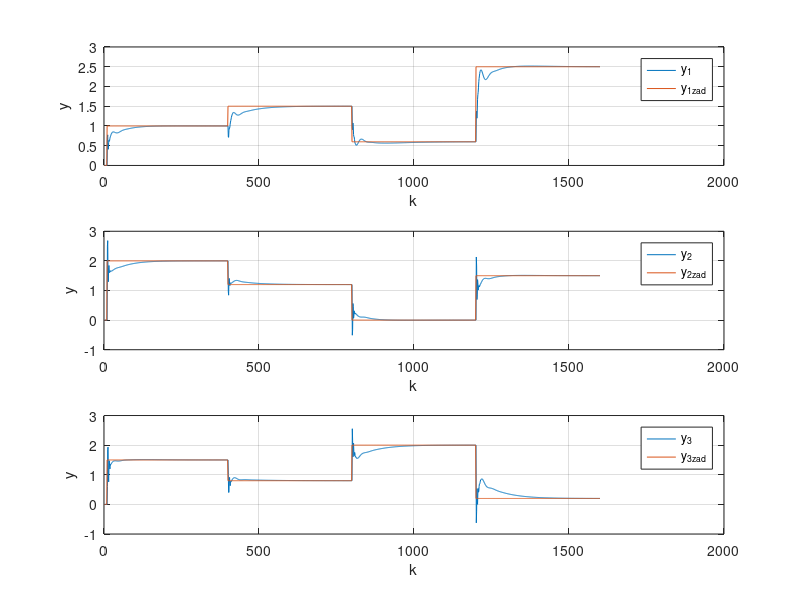

MATLAB code for this plot: (Note: this script raises an error after producing the figure.)
addpath('../matlab2tikz-master/src/');
outputFile = '../Wykresy_tex/proj_zadanie5DMC_y.tex';

y1 = dlmread('y1.csv','\t');
y2 = dlmread('y2.csv','\t');
y3 = dlmread('y3.csv','\t');
u1 = dlmread('u1.csv','\t');
u2 = dlmread('u2.csv','\t');
u3 = dlmread('u3.csv','\t');
u4 = dlmread('u4.csv','\t');
y1zad = dlmread('y1_zad.csv','\t');
y2zad = dlmread('y2_zad.csv','\t');
y3zad = dlmread('y3_zad.csv','\t');


% figure(1);
% 
% 
% subplot(4,1, 1);
% plot(u1);
%  ylabel('u_1');
%  xlabel('k');
% grid on;
% 
% subplot(4,1, 2);
% plot(u2);
% ylabel('u_2');
%  xlabel('k');
% grid on;
% 
% subplot(4,1, 3);
% plot(u3);
% ylabel('u_3');
%  xlabel('k');
% grid on;
% 
% subplot(4,1, 4);
% plot(u4);
% ylabel('u_4');
%  xlabel('k');
% grid on;

figure(2);

title('y');

subplot(3,1, 1);
plot(y1);
hold on;
plot(y1zad);
ylabel('y');
xlabel('k');
legend('y_1','y_1_z_a_d','Location', 'NorthEast');
grid on;
%ylim([0 4]);


subplot(3,1, 2);
plot(y2);
hold on;
plot(y2zad);
ylabel('y');
xlabel('k');
legend('y_2','y_2_z_a_d','Location', 'NorthEast');
grid on;
%ylim([0 4]);

subplot(3,1, 3);

plot(y3);
hold on;
plot(y3zad);
ylabel('y');
xlabel('k');
legend('y_3','y_3_z_a_d','Location', 'NorthEast');
grid on;
%ylim([0 4]);


% subplot(,1, 2);
% hold on;
% %stairs(x,u);
% plot(x,u);
% plot(x,u1);
% plot(x,u2);
% plot(x,u3);
% plot(x,u4);
% xlim([min(x) max(x)]);
% %title('u');
% %xlabel('k');
% ylabel('u');
% legend('u', 'Location', 'NorthEast');
% grid on;
% box on;

% subplot(3,1, 3);
% hold on;
% stairs(x,z);
% xlim([min(x) max(x)]);
% %title('z');
% xlabel('k');
% ylabel('z');
% legend('z', 'Location', 'NorthEast');
% grid on;
% box on;

% dwie linijki poni�ej zapewniaj� poprawne ustawienie wykresu w pdf-ie
% oraz pozwalaj� nazwa� wykres pod spodem
%beforeFigure = [sprintf('\\begin{figure}[H] \n\\centering')];
%afterFigure = [sprintf('\\caption{%s}\n\\end{figure}', title)];

matlab2tikz(outputFile, ...
    'showInfo', false, ...
    'encoding', 'UTF-8');
%    'extraCode', beforeFigure, ...
%    'extraCodeAtEnd', afterFigure);
hold off;
%close(1)